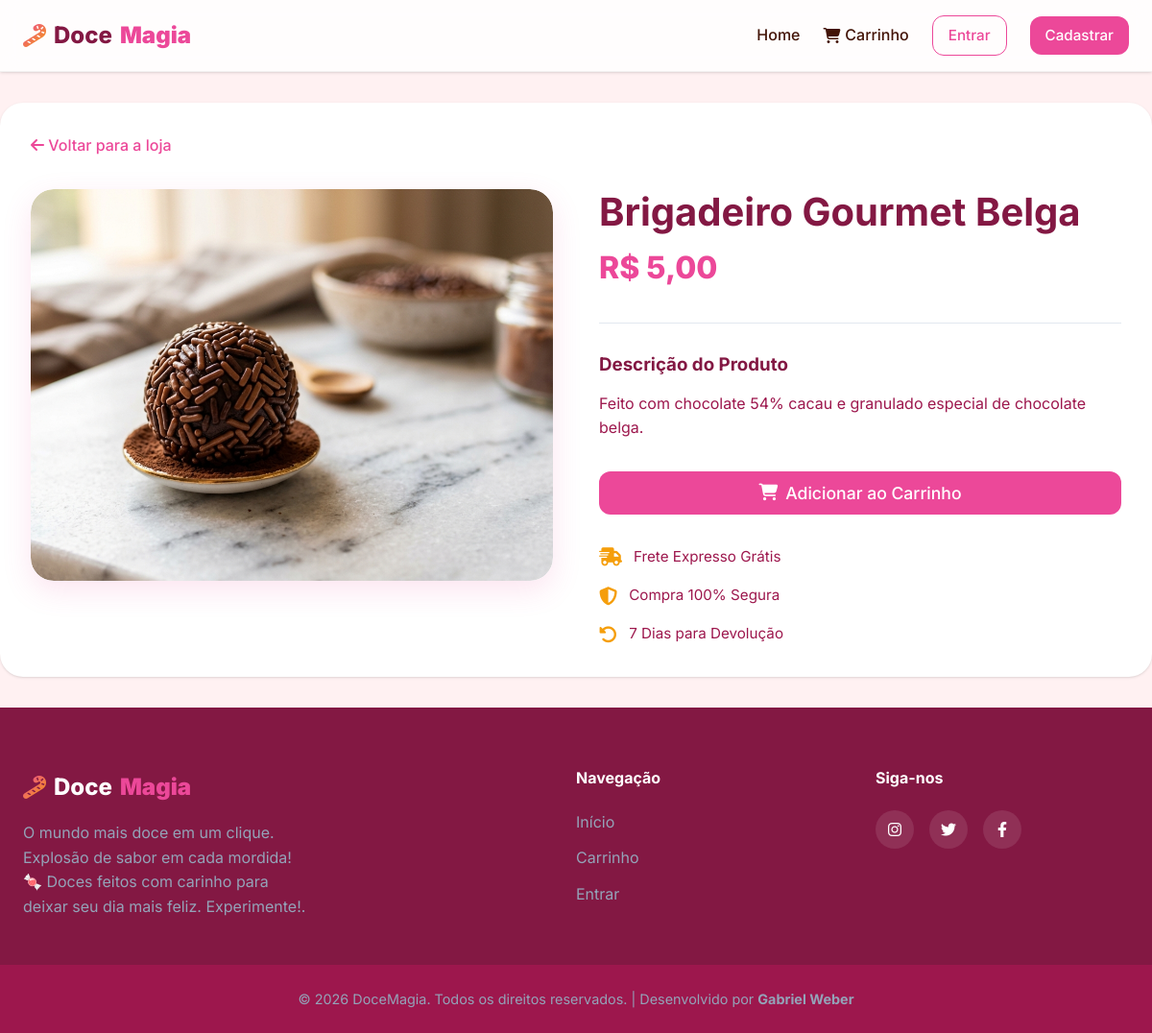
The page /produto/31 on the database its author committed.
### tables this page shows
CREATE TABLE produtos (
            id INTEGER PRIMARY KEY AUTOINCREMENT,
            nome TEXT NOT NULL,
            descricao TEXT,
            preco REAL NOT NULL,
            imagem TEXT
        );

### controllers/shop.py (the view)
@shop_bp.route('/produto/<int:id>')
def produto(id):
    p = get_produto(id)
    if not p:
        flash('Produto não encontrado.', 'warning')
        return redirect(url_for('shop.index'))
    return render_template('produto.html', produto=p)

### app.py (called while the page is built)
def create_app():
    app = Flask(__name__)
    app.secret_key = 'docemagia_secret_key_2026' # Chave secreta para sessões
    if not os.path.exists(os.path.join(os.path.dirname(__file__), 'database.db')):
        init_db()
    from controllers.auth import auth_bp
    from controllers.shop import shop_bp
    from controllers.admin import admin_bp
    app.register_blueprint(auth_bp)
    app.register_blueprint(shop_bp)
    app.register_blueprint(admin_bp)
    @app.context_processor
    def inject_cart():
        return dict(session=session)
    return app

### models/db.py (called while the page is built)
def get_connection():
    conn = sqlite3.connect(DB_PATH)
    conn.row_factory = sqlite3.Row
    return conn

def get_produto(id):
    conn = get_connection()
    try:
        c = conn.cursor()
        c.execute('SELECT * FROM produtos WHERE id = ?', (id,))
        return c.fetchone()
    finally:
        conn.close()

### templates/produto.html (shortened to what this page needs)
{% extends "base.html" %}
{% block content %}
<div class="container product-detail-container">
    <a href="{{ url_for('shop.index') }}" class="back-link"><i class="fa-solid fa-arrow-left"></i> Voltar para a
        loja</a>
    <div class="product-detail">
        <div class="product-image-large fade-in">
            <img src="{{ produto.imagem }}" alt="{{ produto.nome }}">
        </div>
        <div class="product-info fade-in" style="animation-delay: 0.1s;">
            <h1 class="main-title">{{ produto.nome }}</h1>
            <p class="price-large">R$ {{ "%.2f"|format(produto.preco)|replace('.', ',') }}</p>
            <div class="divider"></div>
            <div class="description-box">
                <h3>Descrição do Produto</h3>
                <p>{{ produto.descricao }}</p>
            </div>
            <form action="{{ url_for('shop.add_carrinho', produto_id=produto.id) }}" method="POST"
                class="add-to-cart-form">
                <button type="submit" class="btn btn-primary btn-block btn-large pulse-hover">
                    <i class="fa-solid fa-cart-shopping"></i> Adicionar ao Carrinho
                </button>
            </form>
            <div class="trust-badges">
                <div class="badge-item">
                    <i class="fa-solid fa-truck-fast"></i>
                    <span>Frete Expresso Grátis</span>
                </div>
                <div class="badge-item">
                    <i class="fa-solid fa-shield-halved"></i>
                    <span>Compra 100% Segura</span>
                </div>
                <div class="badge-item">
                    <i class="fa-solid fa-rotate-left"></i>
                    <span>7 Dias para Devolução</span>
                </div>
            </div>
        </div>
    </div>
</div>
{% endblock %}

### static/css/style.css (style rules this page uses)
:root { --primary: #EC4899; --primary-hover: #DB2777; --secondary: #F59E0B; --dark: #831843; --dark-alt: #9D174D; --light: #FFF1F2; --white: #FFFFFF; --text-main: #431407; --text-dim: #9D174D; --danger: #EF4444; --warning: #F59E0B; --success: #10B981; --container-max: 1200px; --container-padding: 1.5rem; --radius-sm: 0.5rem; --radius-md: 0.75rem; --radius-lg: 1.5rem; --radius-full: 9999px; --shadow-sm: 0 1px 3px 0 rgb(0 0 0 / 0.1), 0 1px 2px -1px rgb(0 0 0 / 0.1); --shadow-md: 0 4px 6px -1px rgb(236 72 153 / 0.1), 0 2px 4px -2px rgb(236 72 153 / 0.1); --shadow-lg: 0 10px 15px -3px rgb(236 72 153 / 0.15), 0 4px 6px -4px rgb(236 72 153 / 0.15); --shadow-glow: 0 0 20px rgba(236, 72, 153, 0.4); --transition-fast: 0.15s ease-in-out; --transition-normal: 0.3s cubic-bezier(0.4, 0, 0.2, 1); }
* { margin: 0; padding: 0; box-sizing: border-box; }
body { font-family: 'Inter', sans-serif; background-color: var(--light); color: var(--text-main); line-height: 1.6; display: flex; flex-direction: column; min-height: 100vh; }
.container { width: 100%; max-width: var(--container-max); margin: 0 auto; padding: 0 var(--container-padding); }
a { text-decoration: none; color: var(--primary); transition: color var(--transition-fast); }
h1, h2, h3, h4, h5, h6 { color: var(--dark); font-weight: 700; line-height: 1.2; }
.btn { display: inline-flex; align-items: center; justify-content: center; gap: 0.5rem; padding: 0.5rem 1rem; font-weight: 500; border-radius: var(--radius-md); cursor: pointer; transition: all var(--transition-normal); border: none; font-family: inherit; font-size: 0.95rem; }
.btn-primary { background-color: var(--primary); color: var(--white) !important; }
.btn-block { width: 100%; }
.btn-large { padding: 0.75rem 1.5rem; font-size: 1.1rem; }
.product-detail-container { background: var(--white); border-radius: var(--radius-lg); padding: 2rem; box-shadow: var(--shadow-sm); }
.back-link { display: inline-block; margin-bottom: 2rem; font-weight: 500; }
.product-detail { display: grid; grid-template-columns: 1fr 1fr; gap: 3rem; align-items: start; }
.product-image-large { position: relative; overflow: hidden; border-radius: var(--radius-lg); box-shadow: 0 10px 30px rgba(236, 72, 153, 0.15); }
.product-image-large img { width: 100%; border-radius: var(--radius-lg); object-fit: cover; aspect-ratio: 4/3; transition: transform 0.4s ease; display: block; }
.main-title { font-size: 2.5rem; margin-bottom: 0.5rem; }
.price-large { font-size: 2rem; font-weight: 800; color: var(--primary); }
.divider { height: 1px; background: #e2e8f0; margin: 2rem 0; }
.description-box h3 { margin-bottom: 1rem; }
.description-box p { color: var(--text-dim); white-space: pre-line; }
.add-to-cart-form { margin-top: 2rem; }
.trust-badges { margin-top: 2rem; display: flex; flex-direction: column; gap: 1rem; }
.badge-item { display: flex; align-items: center; gap: 0.75rem; color: var(--text-dim); font-size: 0.95rem; }
.badge-item i { color: var(--secondary); font-size: 1.2rem; }
.fade-in { animation: fadeIn 0.8s ease forwards; opacity: 0; }

### rows shown on the page
produtos: imagem (picture), nome "Brigadeiro Gourmet Belga", preco "5,00", descricao "Feito com chocolate 54% cacau e granulado especial de chocolate belga."
